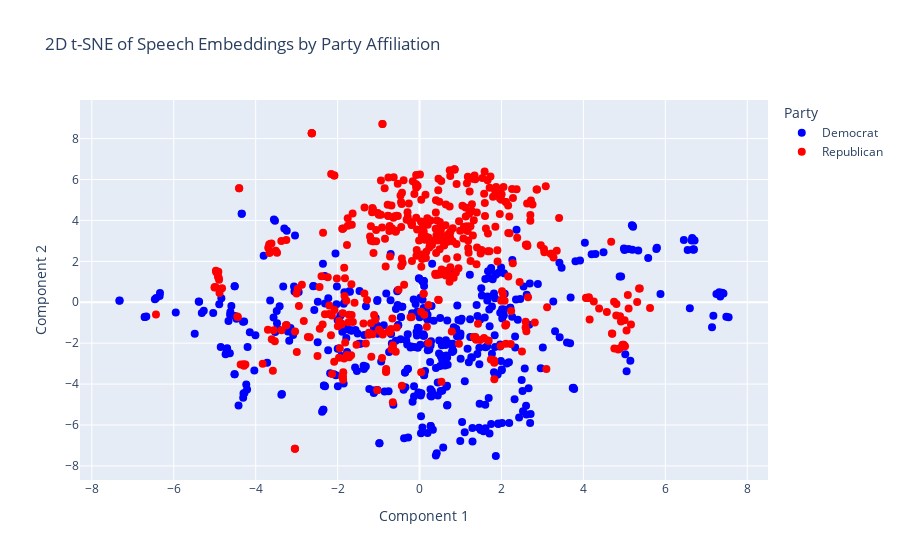

Notebook code cell kept with this figure:
### Code cell
visualize_tsne(3, 2, df)

### Figure 1 — Plotly figure (JSON) as saved in the notebook; plotly's stock layout.template omitted (floating-point values rounded to 4 significant figures; data arrays with more than 128 entries replaced by an {"elided": "..."} marker saying what was removed)
{"data": [{"customdata": {"elided": "451x3 str values"}, "hovertemplate": "Party=Democrat<br>Component 1=%{x}<br>Component 2=%{y}<br>Speaker=%{customdata[0]}<br>Date=%{customdata[1]}<br>Organization=%{customdata[2]}<extra></extra>", "legendgroup": "Democrat", "marker": {"color": "blue", "size": 8, "symbol": "circle"}, "mode": "markers", "name": "Democrat", "orientation": "v", "showlegend": true, "type": "scatter", "x": {"elided": "451 float values"}, "xaxis": "x", "y": {"elided": "451 float values"}, "yaxis": "y"}, {"customdata": {"elided": "469x3 str values"}, "hovertemplate": "Party=Republican<br>Component 1=%{x}<br>Component 2=%{y}<br>Speaker=%{customdata[0]}<br>Date=%{customdata[1]}<br>Organization=%{customdata[2]}<extra></extra>", "legendgroup": "Republican", "marker": {"color": "red", "size": 8, "symbol": "circle"}, "mode": "markers", "name": "Republican", "orientation": "v", "showlegend": true, "type": "scatter", "x": {"elided": "469 float values"}, "xaxis": "x", "y": {"elided": "469 float values"}, "yaxis": "y"}], "layout": {"legend": {"title": {"text": "Party"}, "tracegroupgap": 0}, "title": {"text": "2D t-SNE of Speech Embeddings by Party Affiliation"}, "xaxis": {"anchor": "y", "domain": [0, 1], "title": {"text": "Component 1"}}, "yaxis": {"anchor": "x", "domain": [0, 1], "title": {"text": "Component 2"}}}}
